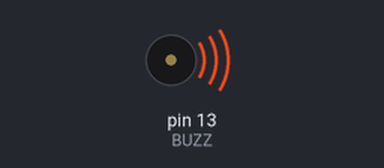
The sketch below on a simulated Arduino Uno, built with avr-gcc and run on an emulated ATmega328P. On the bench: buzzer (waves = sounding, pin HIGH).

Above: at 0.5 s.
Timing chart, 0 to 4.6 s (numbered marks = the images above):
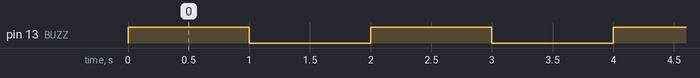

The sketch:

A1Q4.ino
```cpp
// A1Q4. To interface BUZZER and write a program to turn ON/OFF Buzzer.

#define BUZZ 13

void setup() {
  pinMode(BUZZ, OUTPUT);
}

void loop() {
  digitalWrite(BUZZ, HIGH);
  delay(1000);
  digitalWrite(BUZZ, LOW);
  delay(1000);
}
```

Measured:
- by itself, pin 13 (BUZZ): alternates HIGH for 1.0 s and LOW for 1.0 s
